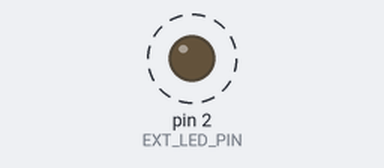
The sketch below on a simulated Arduino Uno, built with avr-gcc and run on an emulated ATmega328P. On the bench: output pins drawn as LEDs (lit = HIGH). Dashed ring = blinking.

Above: at 0.19 s.
Timing chart, 0 to 4.7 s (numbered marks = the images above):
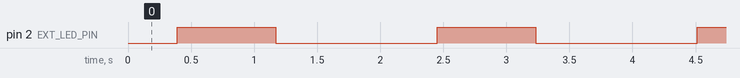

Measured:
- by itself, pin 2 (EXT_LED_PIN): alternates HIGH for 0.78 s and LOW for 1.3 s

The sketch:

tir3.ino
```cpp
#define EXT_LED_PIN 2 // 18

void setup() {
  pinMode(EXT_LED_PIN, OUTPUT);
}

void loop() {
  // Rozjasnianie (wypelnienie 0 -> 255)
  for (int duty = 0; duty <= 255; duty += 5) {
    analogWrite(EXT_LED_PIN, duty);
    delay(15);
  }
  // Sciemnianie (wypelnienie 255 -> 0)
  for (int duty = 255; duty >= 0; duty -= 5) {
    analogWrite(EXT_LED_PIN, duty);
    delay(15);
  }
  delay(500);
}
```
